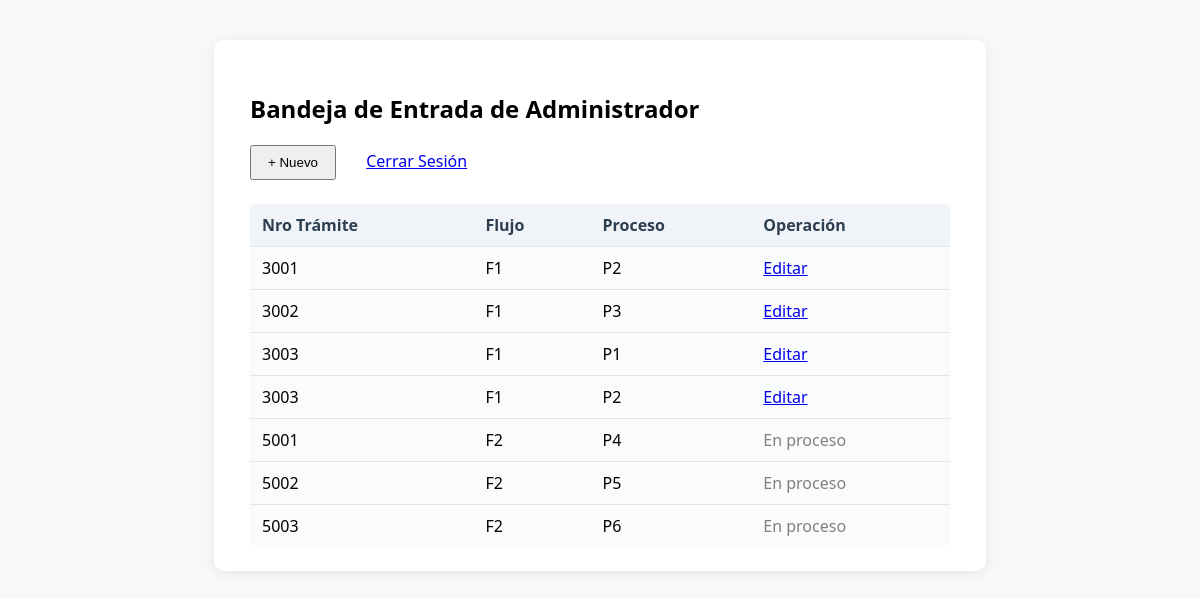
The app's page /bandeja_entrada_admin.php (signed in) with its own data.
### tables this page shows
CREATE TABLE flujo_proceso_seguimiento (
    flujo VARCHAR(10) NOT NULL,
    proceso VARCHAR(10) NOT NULL,
    numero_tramite INT NOT NULL,
    usuario VARCHAR(50) NOT NULL,
    fecha_inicio DATE NOT NULL,
    hora_inicio TIME NOT NULL,
    fecha_fin DATE DEFAULT NULL,
    hora_fin TIME DEFAULT NULL
);

### bandeja_entrada_admin.php (the view, shortened to what this page needs)
<?php
include './conexion.inc.php';
$rol = $_SESSION['rol'] ?? '';
$rango_flujo_proceso = [
    'estudiante' => ['F1' => ['P1', 'P2', 'P3', 'P4', 'P13'], 'F2' => ['P7']],
    'administrador' => ['F1' => ['P5', 'P6', 'P7', 'P8', 'P9', 'P9', 'P10', 'P11', 'P12'], 'F2' => ['P1', 'P2', 'P3', 'P4', 'P5', 'P6']],
];
$sql = "SELECT * FROM flujo_proceso_seguimiento WHERE hora_fin IS NULL";
$resultado = mysqli_query($conexion_workflow, $sql);
?>
<!DOCTYPE html>
<html lang="es">
<head>
    <link rel="stylesheet" href="style.css">
</head>
<body>
    <div class="container">
        <h2>Bandeja de Entrada de Administrador</h2>
        <div class="btn-group">
            <button class="btn" onclick="mostrarNuevoFlujo()">+ Nuevo</button>
            <a href="./login.php" class="btn">Cerrar Sesión</a>
        </div>
        <table>
            <tr>
                <th>Nro Trámite</th>
                <th>Flujo</th>
                <th>Proceso</th>
                <th>Operación</th>
            </tr>
            <?php while ($fila = mysqli_fetch_array($resultado)) : ?>
                <tr>
                    <td><?= htmlspecialchars($fila['numero_tramite']) ?></td>
                    <td><?= htmlspecialchars($fila['flujo']) ?></td>
                    <td><?= htmlspecialchars($fila['proceso']) ?></td>
                    <?php
                    $flujo = $fila['flujo'];
                    $proceso = $fila['proceso'];
                    $puede_editar = in_array($proceso, $rango_flujo_proceso[$rol][$flujo] ?? []);
                    ?>
                    <td>
                        <?php if ($puede_editar): ?>
                            <a href="principal.php?flujo=<?= urlencode($flujo) ?>&proceso=<?= urlencode($proceso) ?>&numero_tramite=<?= urlencode($fila['numero_tramite']) ?>">Editar</a>
                        <?php else: ?>
                            <span style="color: gray;">En proceso</span>
                        <?php endif; ?>
                    </td>
                </tr>
            <?php endwhile; ?>
        </table>
    </div>
</body>
</html>

### style.css (style rules this page uses)
body { background: #f6f8fa; font-family: 'Segoe UI', Arial, sans-serif; margin: 0; padding: 0; }
.container { max-width: 700px; margin: 40px auto; background: #fff; border-radius: 10px; box-shadow: 0 2px 12px rgba(0,0,0,0.08); padding: 32px 36px 24px 36px; }
table { width: 100%; border-collapse: collapse; margin-top: 24px; background: #fafbfc; border-radius: 6px; overflow: hidden; }
table th, table td { padding: 10px 12px; border-bottom: 1px solid #e1e4e8; text-align: left; }
table th { background: #f0f4f8; color: #2c3e50; font-weight: 600; }
table tr:last-child td { border-bottom: none; }

### bandeja_entrada_admin.php (style rules this page uses)
.btn-group { margin-bottom: 20px; }
.btn { padding: 8px 16px; margin-right: 10px; }

### records on screen
flujo_proceso_seguimiento: numero_tramite "3001", flujo "F1", proceso "P2"
flujo_proceso_seguimiento: numero_tramite "3002", flujo "F1", proceso "P3"
flujo_proceso_seguimiento: numero_tramite "3003", flujo "F1", proceso "P1"
flujo_proceso_seguimiento: numero_tramite "3003", flujo "F1", proceso "P2"
flujo_proceso_seguimiento: numero_tramite "5001", flujo "F2", proceso "P4", shows "En proceso"
flujo_proceso_seguimiento: numero_tramite "5002", flujo "F2", proceso "P5", shows "En proceso"
flujo_proceso_seguimiento: numero_tramite "5003", flujo "F2", proceso "P6", shows "En proceso"
